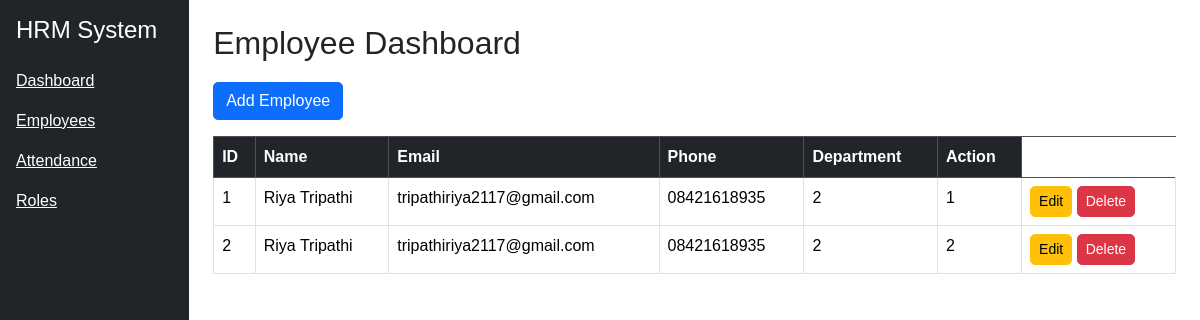
The page /employees on the database its author committed.
### models.py (models this page shows)
class Employee(db.Model):
    emp_id = db.Column(db.Integer, primary_key=True)
    first_name = db.Column(db.String(100))
    last_name = db.Column(db.String(100))
    username = db.Column(db.String(100))
    password = db.Column(db.String(100))
    email = db.Column(db.String(120))
    mobile = db.Column(db.String(20))
    dept_id = db.Column(db.Integer, db.ForeignKey('department.dept_id'))
    role_id = db.Column(db.Integer, db.ForeignKey('role.role_id'))
    reporting_manager_id = db.Column(db.Integer, db.ForeignKey('employee.emp_id'))
    date_of_joining = db.Column(db.Date)
    created_at = db.Column(db.DateTime)
    updated_at = db.Column(db.DateTime)
    status = db.Column(db.String(50), default='active')

### routes/employee_routes.py (the view)
@employee_bp.route('/employees')
def employees():
    employees = Employee.query.filter_by(status='active').all()
    return render_template("employees.html", employees=employees)

### templates/employees.html
{% extends "base.html" %}
{% block content %}
<h2>Employee Dashboard</h2>
<a href="/add_employee" class="btn btn-primary mb-3">Add Employee</a>
<table class="table table-bordered">
<thead class="table-dark">
<tr>
<th>ID</th>
<th>Name</th>
<th>Email</th>
<th>Phone</th>
<th>Department</th>
<th>Action</th>
</tr>
</thead>
<tbody>
{% for emp in employees %}
<tr>
<td>{{ emp.emp_id }}</td>
<td>{{ emp.first_name }} {{ emp.last_name }}</td>
<td>{{ emp.email }}</td>
<td>{{ emp.mobile }}</td>
<td>{{ emp.dept_id }}</td>
<td>{{ emp.role_id }}</td>
<td>
<a href="/edit_employee/{{ emp.emp_id }}" class="btn btn-warning btn-sm">Edit</a>
<a href="/delete_employee/{{ emp.emp_id }}" class="btn btn-danger btn-sm"
onclick="return confirm('Delete this employee?')">
Delete
</a>
</td>
</tr>
{% endfor %}
</tbody>
</table>
{% endblock %}

### static/style.css (style rules this page uses)
body { font-family: Arial, sans-serif; }
.table { background: white; }
.btn { border-radius: 5px; }
h2 { margin-bottom: 20px; }

### rows shown on the page
Employee: emp_id "1", first_name "Riya", last_name "Tripathi", email "tripathiriya2117@gmail.com", mobile "08421618935", dept_id "2", role_id "1"
Employee: emp_id "2", first_name "Riya", last_name "Tripathi", email "tripathiriya2117@gmail.com", mobile "08421618935", dept_id "2", role_id "2"
